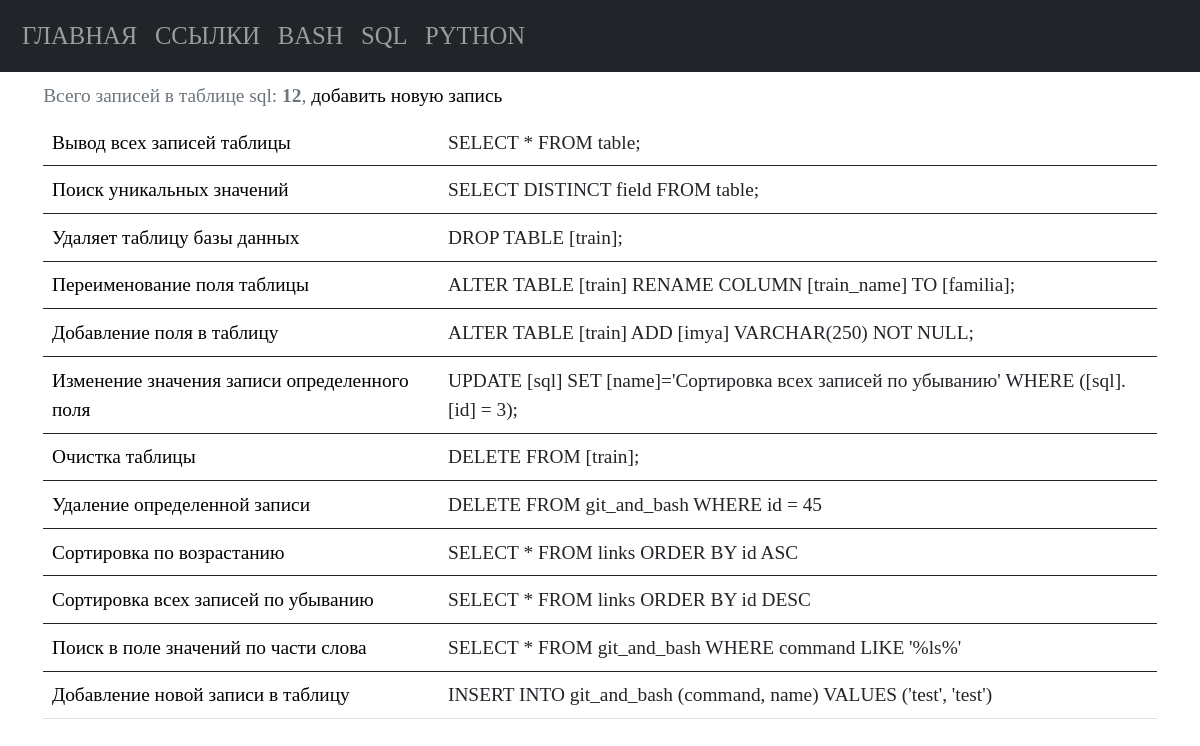
The app's page /sql with its own data.
### tables this page shows
CREATE TABLE [sql] ( 
  "sql_id" INTEGER PRIMARY KEY AUTOINCREMENT,
  "sql_command" TEXT NOT NULL,
  "sql_name" TEXT NOT NULL
, sql_description TEXT);

### app.py (the view)
@app.route("/sql")
def sql_list_commands():
    conn = connect.get_db_connection()
    cur = conn.cursor()
    sql_list_count = cur.execute("SELECT COUNT(*) FROM sql")
    sql_list_count_print = sql_list_count.fetchone()
    sql_list_count_print_int = int(sql_list_count_print[0])
    sql_list = conn.execute("SELECT * FROM sql ORDER BY 1 DESC").fetchall()
    conn.close()
    return render_template("sql/sql_list_commands.html",
                           sql_list=sql_list,
                           sql_list_count_print_int=sql_list_count_print_int,
                           )

### modules/connect.py (called while the page is built)
def get_db_connection():
    db_path = os.path.join(BASE_DIR, '../database.db')
    conn = sqlite3.connect(db_path)
    conn.row_factory = sqlite3.Row
    return conn

### templates/sql/sql_list_commands.html
{% extends "base.html" %} {% block title %}Команды sql{% endblock %} {% block content %}
<table class="table table-hover caption-top">
   <caption>Всего записей в таблице sql: <b>{{ sql_list_count_print_int }}</b>, <a
         href="{{ url_for('add_sql_command') }}">добавить новую запись</a></caption>
   {% for sql_list in sql_list %}
   <tbody>
      <tr>
         <td><a href="{{ url_for('get_post_sql_command', sql_id=sql_list['sql_id']) }}">{{ sql_list['sql_name']
               }}</a></td>
         <td>{{ sql_list['sql_command'] }}</td>
      </tr>
   </tbody>
   {% endfor %}
</table>
{% endblock %}

### static/styles.css (style rules this page uses)
* { font-family: consolas; font-size: 1.1rem; }
a { color: black; text-decoration: none; }

### records on screen
sql: sql_name "Вывод всех записей таблицы", sql_command "SELECT * FROM table;"
sql: sql_name "Поиск уникальных значений", sql_command "SELECT DISTINCT field FROM table;"
sql: sql_name "Удаляет таблицу базы данных", sql_command "DROP TABLE [train];"
sql: sql_name "Переименование поля таблицы", sql_command "ALTER TABLE [train] RENAME COLUMN [train_name] TO [familia];"
sql: sql_name "Добавление поля в таблицу", sql_command "ALTER TABLE [train] ADD [imya] VARCHAR(250) NOT NULL;"
sql: sql_name "Изменение значения записи определенного поля", sql_command "UPDATE [sql] SET [name]='Сортировка всех записей по убыванию' WHERE ([sql].[id] = 3);"
sql: sql_name "Очистка таблицы", sql_command "DELETE FROM [train];"
sql: sql_name "Удаление определенной записи", sql_command "DELETE FROM git_and_bash WHERE id = 45"
sql: sql_name "Сортировка по возрастанию", sql_command "SELECT * FROM links ORDER BY id ASC"
sql: sql_name "Сортировка всех записей по убыванию", sql_command "SELECT * FROM links ORDER BY id DESC"
sql: sql_name "Поиск в поле значений по части слова", sql_command "SELECT * FROM git_and_bash WHERE command LIKE '%ls%'"
sql: sql_name "Добавление новой записи в таблицу", sql_command "INSERT INTO git_and_bash (command, name) VALUES ('test', 'test')"

### other values on screen
{{ sql_list_count_print_int }} "12"
